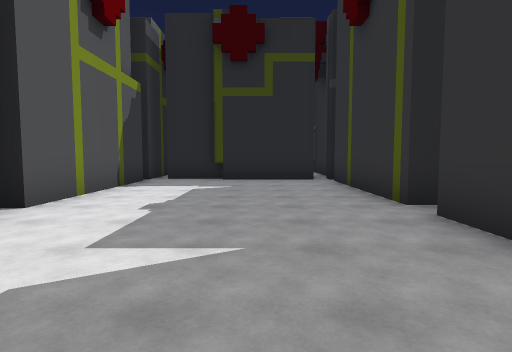
[1] (above)

17 first-person views from a walk through a Unity game level. The camera is 1.5 m above the floor, tilts 4° down and sees 80° across. The floor is counted in squares, 2 m on a side. Each view is taken from the middle of a square. On the plan, view 1 faces up. The plan holds only what a view shows up to about 10 squares ahead; the rest is blank. The place goes on beyond the plan.

[2]
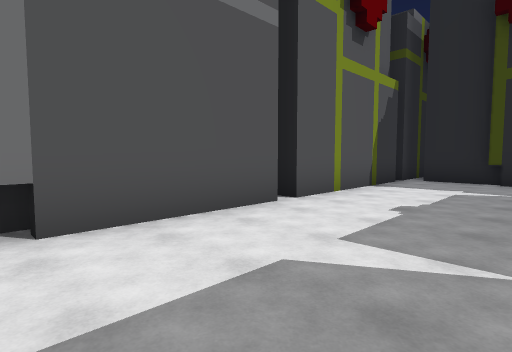

[3]
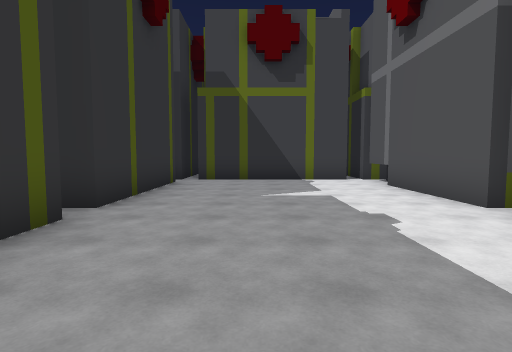

[4]
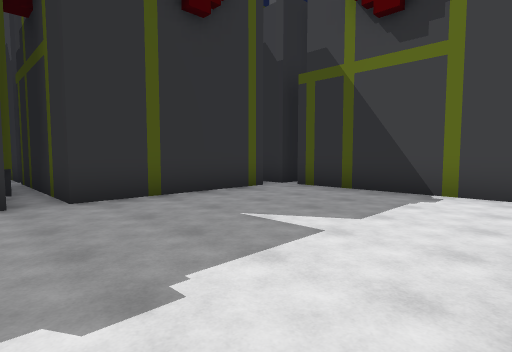

[5]
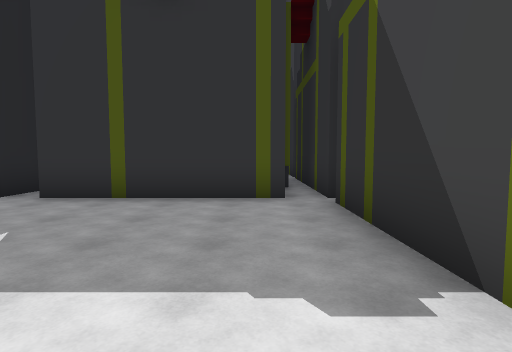

[6]
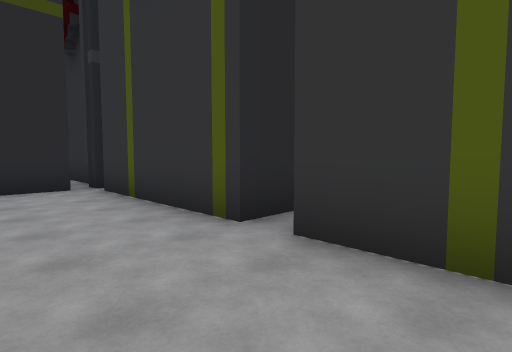

[7]
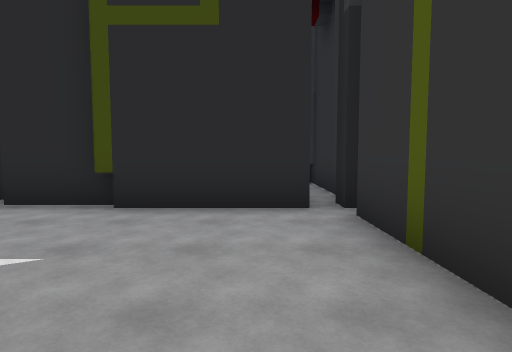

[8]
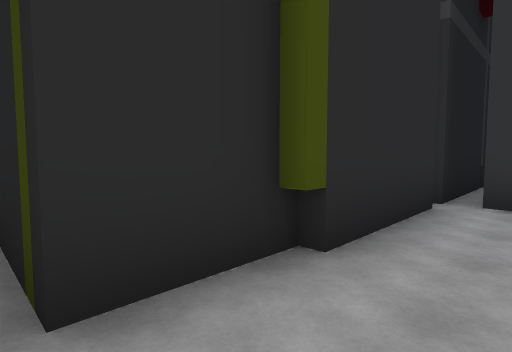

[9]
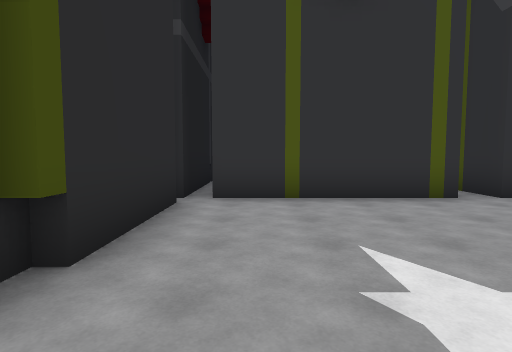

[10]
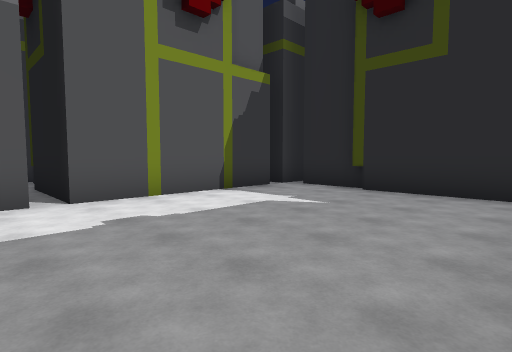

[11]
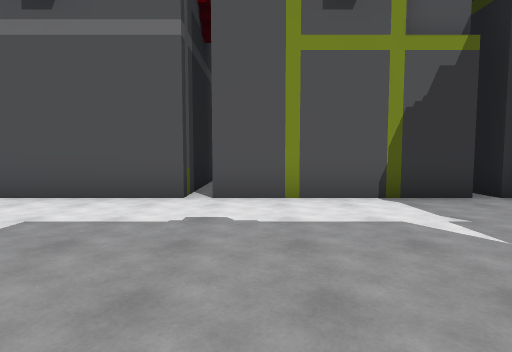

[12]
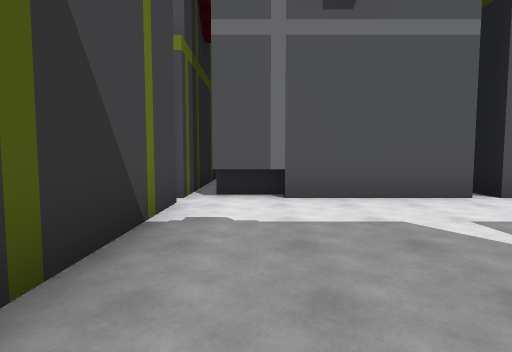

[13]
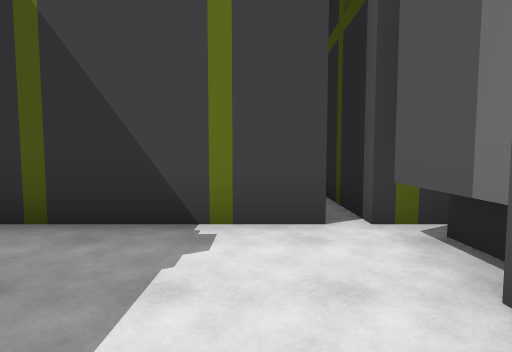

[14]
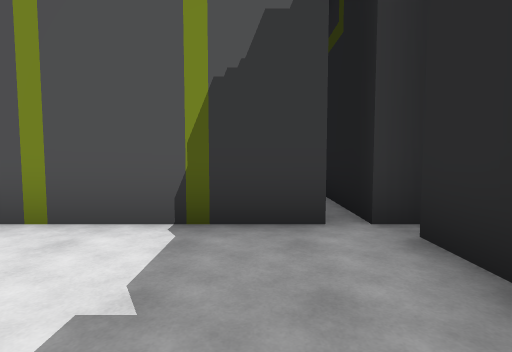

[15]
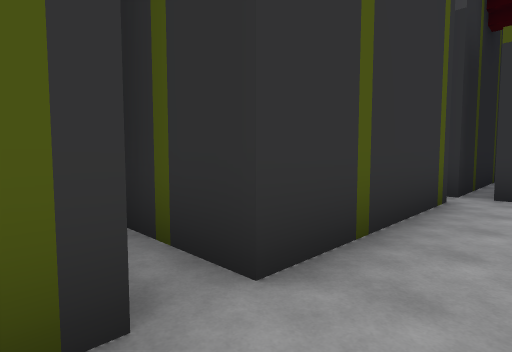

[16]
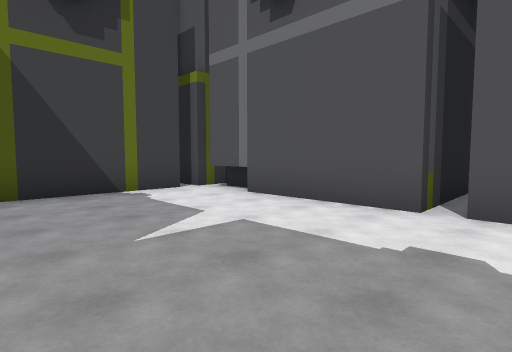

[17]
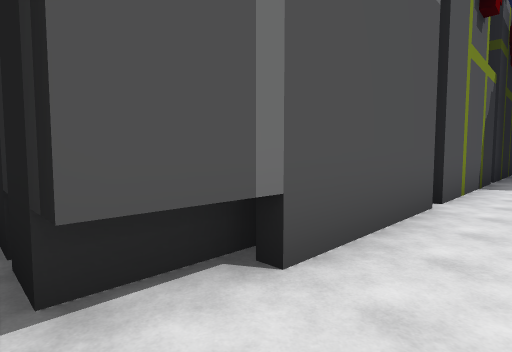

### Floor plan
Points are (right, up) in squares from view 1. A wall is a line through its corners. A room is listed if a view was taken in it or the views show most of it. See-through windows are left out.
Room 1 (views 1, 2, 3, 4, 5, 6, 7, 8, 9, 10, 11, 12, 13, 14, 15, 16, 17)
walls: (3.4, 4.5) (2.3, 4.5) (2.3, 8.8); (-3.2, 3.7) (-3.2, -0.7); (-0.9, 9.5) (-2.7, 9.5) (-2.7, 11.1); (1.9, 9.2) (-1.2, 9.2); (-3.2, 8.9) (-3.2, 4.3); (2.3, -0.5) (2.3, 3.7) (6.8, 3.7); (2.5, 10.5) (2.5, 13.2); (2.3, -1.3) (6.8, -1.3); (-2.9, -1.3) (1.8, -1.3); (5.8, 9.2) (2.3, 9.2) (2.3, 10); (-3.2, 11.9) (-3.2, 9.2)
low walls: (-3.7, 0.8) (-3.7, -0.8)
ways out: opening at (-4, -1); opening at (-4, 4); opening at (-4, 9); opening at (-3, -2); opening at (2, -1); opening at (6, -1); opening at (6, 4)

Positions as (right, up) in squares from view 1, and headings:
1: (0, 0), facing up
2: (0, 0), facing up-left
3: (0, 8), facing down
4: (-3, 5), facing down-right
5: (-3, 0), facing right
6: (0, 2), facing up-right
7: (1, 5), facing up
8: (-3, 8), facing up-right
9: (-3, 8), facing right
10: (2, 3), facing up-left
11: (2, 5), facing left
12: (2, 0), facing left
13: (-2, 2), facing down
14: (0, 8), facing left
15: (1, 5), facing down-right
16: (1, 5), facing down-left
17: (-2, -1), facing up-left
